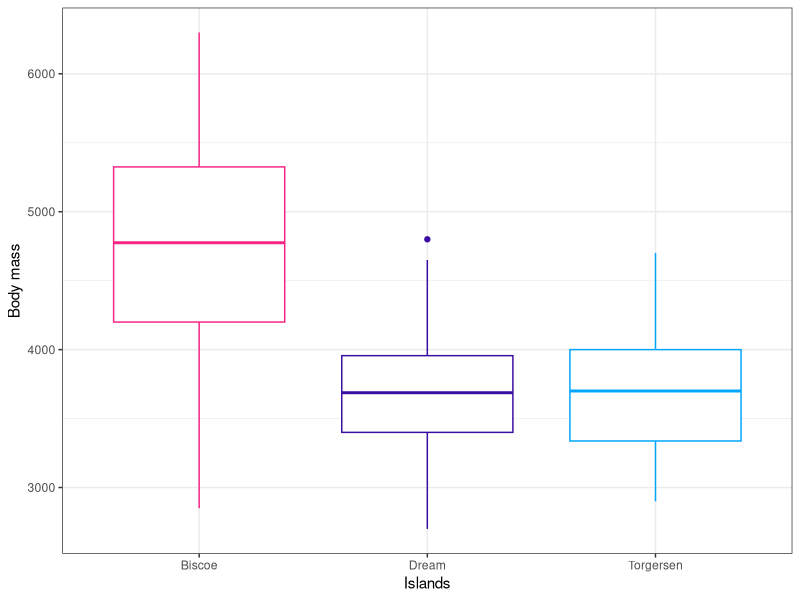

Generate this figure with R:
library(palmerpenguins)
library(ggplot2)

# Make the following changes to this basic boxplot.
# 1) Change the grey background to white x
# 2) Clean up the axis labels x
# 3) Make the color vary by island x
# 4) Choose a color palette that you enjoy!
bolds <- c("#f72585","#3a0ca3","#00a6fb")

ggplot(penguins, aes(island, body_mass_g, color = island)) +
  geom_boxplot() +
  labs(x = "Islands", y = "Body mass") +
  scale_color_manual(values = bolds) +
  theme_bw() +
  theme(legend.position = "none")

